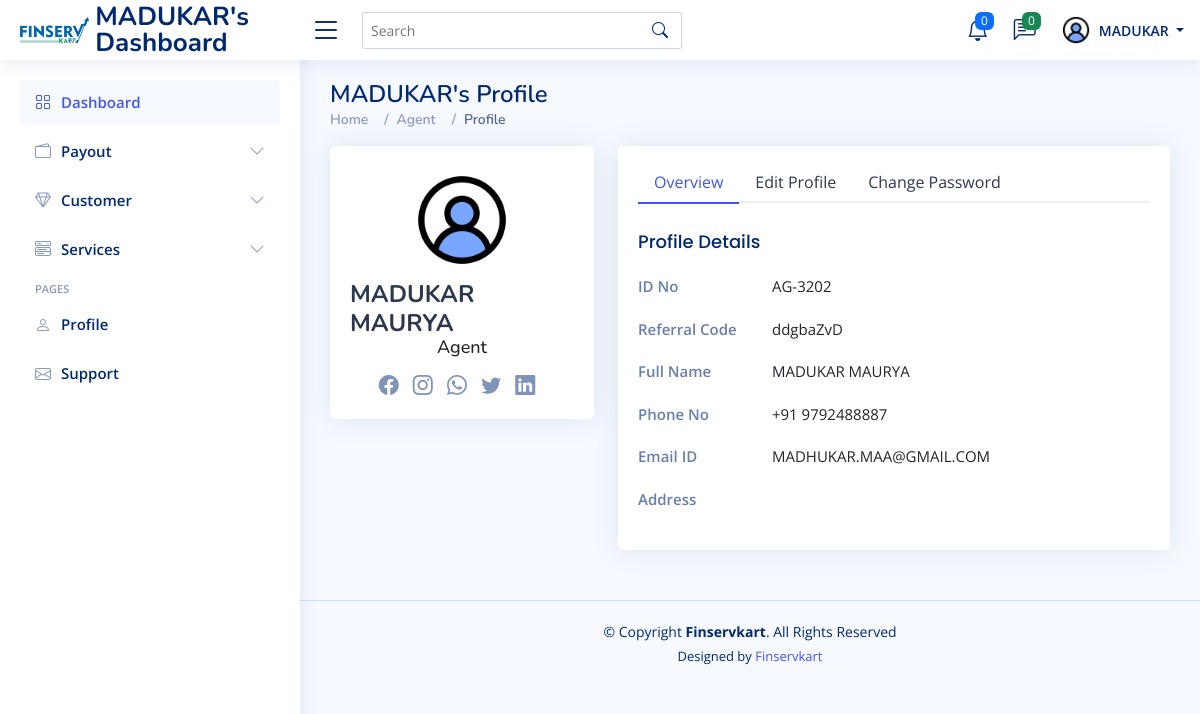
Page /agent/profile.php (signed in) on the committed database.
### tables this page shows
CREATE TABLE `agent` (
  `id` int(11) NOT NULL,
  `AGID` varchar(100) DEFAULT NULL,
  `fname` varchar(100) DEFAULT NULL,
  `lname` varchar(100) DEFAULT NULL,
  `email` varchar(200) DEFAULT NULL,
  `phone` varchar(255) DEFAULT NULL,
  `doc` varchar(255) DEFAULT NULL,
  `password` varchar(20) DEFAULT NULL,
  `referral` varchar(50) DEFAULT NULL,
  `regDate` varchar(50) DEFAULT NULL,
  `AGProfile` varchar(255) DEFAULT NULL,
  `address` varchar(255) DEFAULT NULL,
  `fb` varchar(255) DEFAULT NULL,
  `insta` varchar(255) DEFAULT NULL,
  `linkedin` varchar(255) DEFAULT NULL,
  `twitter` varchar(255) DEFAULT NULL,
  `whatsapp` varchar(255) DEFAULT NULL,
  `IFSE` varchar(100) DEFAULT NULL,
  `bank` varchar(100) DEFAULT NULL,
  `branch` varchar(100) DEFAULT NULL,
  `ACNo` varchar(100) DEFAULT NULL
);

### agent/profile.php (the view, shortened to what this page needs)
<?php session_start();
   include_once('../include/config.php');
   ?>
<!DOCTYPE html>
<html lang="en">
   <head>
      <link href="https://maxcdn.bootstrapcdn.com/bootstrap/4.0.0-beta/css/bootstrap.min.css" rel="stylesheet">
      <link href="assets/vendor/bootstrap/css/bootstrap.min.css" rel="stylesheet">
      <link href="assets/vendor/bootstrap-icons/bootstrap-icons.css" rel="stylesheet">
      <link href="assets/vendor/boxicons/css/boxicons.min.css" rel="stylesheet">
      <link href="assets/vendor/quill/quill.snow.css" rel="stylesheet">
      <link href="assets/vendor/quill/quill.bubble.css" rel="stylesheet">
      <link href="assets/vendor/remixicon/remixicon.css" rel="stylesheet">
      <link href="assets/vendor/simple-datatables/style.css" rel="stylesheet">
      <link href="assets/css/style.css" rel="stylesheet">
      <link rel="stylesheet" href="https://cdnjs.cloudflare.com/ajax/libs/toastr.js/latest/css/toastr.min.css">
   </head>
   <body>
      <?php include("include/header.php"); ?>
      <?php include("include/sider.php"); ?>
      <main id="main" class="main">
         <?php
            $userid=$_SESSION['id'];
            $query=mysqli_query($con,"select * from agent where id='$userid'");
            while($result=mysqli_fetch_array($query))
            { ?>
         <div class="pagetitle">
            <h1><?php echo $result['fname']; ?>'s Profile</h1>
            <nav>
               <ol class="breadcrumb">
                  <li class="breadcrumb-item"><a href="dashboard.php">Home</a></li>
                  <li class="breadcrumb-item">Agent</li>
                  <li class="breadcrumb-item active">Profile</li>
               </ol>
            </nav>
         </div>
         <section class="section profile">
            <div class="row">
               <div class="col-xl-4">
                  <div class="card">
                     <div class="card-body profile-card pt-4 d-flex flex-column align-items-center">
                        <?php $profileImage = empty($result['AGProfile']) ? 'assets/profile/avatar.png' : 'assets/profile/' . $result['AGProfile'];?>
                        <img src="<?php echo $profileImage; ?>" alt="Profile" class="rounded-circle" height="100" width="100" style="object-fit: cover;">
                        <h2><?php echo $result['fname']; ?> <?php echo $result['lname']; ?></h2>
                        <h3>Agent</h3>
                        <div class="social-links mt-2">
                           <a href="<?php echo $result['fb']; ?>" class="facebook"><i class="bi bi-facebook"></i></a>
                           <a href="<?php echo $result['insta']; ?>" class="instagram"><i class="bi bi-instagram"></i></a>
                           <a href="https://wa.me/+91<?php echo $result['whatsapp']; ?>" class="linkedin"><i class="bi bi-whatsapp"></i></a>
                           <a href="<?php echo $result['twitter']; ?>" class="twitter"><i class="bi bi-twitter"></i></a>
                           <a href="<?php echo $result['linkedin']; ?>" class="linkedin"><i class="bi bi-linkedin"></i></a>
                        </div>
                     </div>
                  </div>
               </div>
               <div class="col-xl-8">
                  <div class="card">
                     <div class="card-body pt-3">
                        <ul class="nav nav-tabs nav-tabs-bordered">
                           <li class="nav-item">
                              <button class="nav-link active" data-bs-toggle="tab" data-bs-target="#profile-overview">Overview</button>
                           </li>
                           <li class="nav-item">
                              <button class="nav-link" data-bs-toggle="tab" data-bs-target="#profile-edit">Edit Profile</button>
                           </li>
                           <li class="nav-item">
                              <button class="nav-link" data-bs-toggle="tab" data-bs-target="#profile-change-password">Change Password</button>
                           </li>
                        </ul>
                        <div class="tab-content pt-2">
                           <div class="tab-pane fade show active profile-overview" id="profile-overview">
                              <h5 class="card-title">Profile Details</h5>
                              <div class="row">
                                 <div class="col-lg-3 col-md-4 label">ID No</div>
                                 <div class="col-lg-9 col-md-8"><?php echo $result['AGID']; ?></div>
                              </div>
                              <div class="row">
                                 <div class="col-lg-3 col-md-4 label">Referral Code</div>
                                 <div class="col-lg-9 col-md-8"><?php echo $result['referral']; ?></div>
                              </div>
                              <div class="row">
                                 <div class="col-lg-3 col-md-4 label ">Full Name</div>
                                 <div class="col-lg-9 col-md-8"><?php echo $result['fname']; ?> <?php echo $result['lname']; ?></div>
                              </div>
                              <div class="row">
                                 <div class="col-lg-3 col-md-4 label">Phone No</div>
                                 <div class="col-lg-9 col-md-8">+91 <?php echo $result['phone']; ?></div>
                              </div>
                              <div class="row">
                                 <div class="col-lg-3 col-md-4 label">Email ID</div>
                                 <div class="col-lg-9 col-md-8"><?php echo $result['email']; ?></div>
                              </div>
                              <div class="row">
                                 <div class="col-lg-3 col-md-4 label">Address</div>
                                 <div class="col-lg-9 col-md-8"><?php echo $result['address']; ?></div>
                              </div>
                           </div>
                        </div>
                     </div>
                  </div>
               </div>
            </div>
         </section>
      </main>
      <?php include("include/footer.php"); ?>
   </body>
</html>
<?php } ?>

### agent/include/header.php (shortened to what this page needs)
<?php session_start();
   include_once('../include/config.php');
?>
  <?php
  $userid=$_SESSION['id'];
  $query=mysqli_query($con,"select * from agent where id='$userid'");
  while($result=mysqli_fetch_array($query))
  {?>
  <header id="header" class="header fixed-top d-flex align-items-center">
    <div class="d-flex align-items-center justify-content-between">
      <a href="dashboard.php" class="logo d-flex align-items-center">
        <img src="include/logo.webp" alt="">
        <span class="d-none d-lg-block"><?php echo $result['fname'];?>'s Dashboard</span>
      </a>
      <i class="bi bi-list toggle-sidebar-btn"></i>
    </div>
    <div class="search-bar">
      <form class="search-form d-flex align-items-center" method="POST" action="#">
        <input type="text" name="query" placeholder="Search" title="Enter search keyword">
        <button type="submit" title="Search"><i class="bi bi-search"></i></button>
      </form>
    </div>
    <nav class="header-nav ms-auto">
      <ul class="d-flex align-items-center">
        <li class="nav-item dropdown">
          <a class="nav-link nav-icon" href="#" data-bs-toggle="dropdown">
            <i class="bi bi-bell"></i>
            <span class="badge bg-primary badge-number">0</span>
          </a>
        </li>
        <li class="nav-item dropdown">
          <a class="nav-link nav-icon" href="#" data-bs-toggle="dropdown">
            <i class="bi bi-chat-left-text"></i>
            <span class="badge bg-success badge-number">0</span>
          </a>
        </li>
        <li class="nav-item dropdown pe-3">
          <a class="nav-link nav-profile d-flex align-items-center pe-0" href="#" data-bs-toggle="dropdown">
            <?php $profileImage = empty($result['AGProfile']) ? 'assets/profile/avatar.png' : 'assets/profile/' . $result['AGProfile'];?>
            <img src="<?php echo $profileImage; ?>" alt="Profile" class="rounded-circle" height="30" width="30" style="object-fit: cover;">
            <span class="d-none d-md-block dropdown-toggle ps-2">
            <?php echo $result['fname'];?>
            </span>
          </a>
        </li>
      </ul>
    </nav>
  </header>
  <?php } ?>

### agent/include/footer.php
<footer id="footer" class="footer">
  <div class="copyright">
    &copy; Copyright <strong><span>Finservkart</span></strong>. All Rights Reserved
  </div>
  <div class="credits">
    Designed by <a href="">Finservkart</a>
  </div>
</footer>

### agent/assets/css/style.css (style rules this page uses)
:root { scroll-behavior: smooth; }
body { font-family: "Open Sans", sans-serif; background: #f6f9ff; color: #444444; }
a { color: #4154f1; text-decoration: none; }
h1, h2, h3, h4, h5, h6 { font-family: "Nunito", sans-serif; }
#main { margin-top: 60px; padding: 20px 30px; transition: all 0.3s; }
.pagetitle { margin-bottom: 10px; }
.pagetitle h1 { font-size: 24px; margin-bottom: 0; font-weight: 600; color: #012970; }
.card { margin-bottom: 30px; border: none; border-radius: 5px; box-shadow: 0px 0 30px rgba(1, 41, 112, 0.1); }
.card-title { padding: 20px 0 15px 0; font-size: 18px; font-weight: 500; color: #012970; font-family: "Poppins", sans-serif; }
.card-body { padding: 0 20px 20px 20px; }
.breadcrumb { font-size: 14px; font-family: "Nunito", sans-serif; color: #899bbd; font-weight: 600; }
.breadcrumb a { color: #899bbd; transition: 0.3s; }
.breadcrumb .breadcrumb-item::before { color: #899bbd; }
.breadcrumb .active { color: #51678f; font-weight: 600; }
.nav-tabs-bordered { border-bottom: 2px solid #ebeef4; }
.nav-tabs-bordered .nav-link { margin-bottom: -2px; border: none; color: #2c384e; }
.nav-tabs-bordered .nav-link.active { background-color: #fff; color: #4154f1; border-bottom: 2px solid #4154f1; }
.logo { line-height: 1; }
@media (min-width: 1200px) { .logo { width: 280px; } }
.logo img { max-height: 26px; margin-right: 6px; }
.logo span { font-size: 26px; font-weight: 700; color: #012970; font-family: "Nunito", sans-serif; }
.header { transition: all 0.5s; z-index: 997; height: 60px; box-shadow: 0px 2px 20px rgba(1, 41, 112, 0.1); background-color: #fff; padding-left: 20px; }
.header .toggle-sidebar-btn { font-size: 32px; padding-left: 10px; cursor: pointer; color: #012970; }
.header .search-bar { min-width: 360px; padding: 0 20px; }
.header .search-form { width: 100%; }
.header .search-form input { border: 0; font-size: 14px; color: #012970; border: 1px solid rgba(1, 41, 112, 0.2); padding: 7px 38px 7px 8px; border-radius: 3px; transition: 0.3s; width: 100%; }
.header .search-form button { border: 0; padding: 0; margin-left: -30px; background: none; }
.header .search-form button i { color: #012970; }
.header-nav ul { list-style: none; }
.header-nav>ul { margin: 0; padding: 0; }
.header-nav .nav-icon { font-size: 22px; color: #012970; margin-right: 25px; position: relative; }
.header-nav .nav-profile { color: #012970; }
.header-nav .nav-profile img { max-height: 36px; }
.header-nav .nav-profile span { font-size: 14px; font-weight: 600; }
.header-nav .badge-number { position: absolute; inset: -2px -5px auto auto; font-weight: normal; font-size: 12px; padding: 3px 6px; }
@media (min-width: 1200px) { #main, #footer { margin-left: 300px; } }
.profile .profile-card img { max-width: 120px; }
.profile .profile-card h2 { font-size: 24px; font-weight: 700; color: #2c384e; margin: 10px 0 0 0; }
.profile .profile-card h3 { font-size: 18px; }
.profile .profile-card .social-links a { font-size: 20px; display: inline-block; color: rgba(1, 41, 112, 0.5); line-height: 0; margin-right: 10px; transition: 0.3s; }
.profile .profile-overview .row { margin-bottom: 20px; font-size: 15px; }
.profile .profile-overview .card-title { color: #012970; }
.profile .profile-overview .label { font-weight: 600; color: rgba(1, 41, 112, 0.6); }
.footer { padding: 20px 0; font-size: 14px; transition: all 0.3s; border-top: 1px solid #cddfff; }
.footer .copyright { text-align: center; color: #012970; }
.footer .credits { padding-top: 5px; text-align: center; font-size: 13px; color: #012970; }

### rows in the picture
agent: fname "MADUKAR", AGProfile (placeholder picture), lname "MAURYA", AGID "AG-3202", referral "ddgbaZvD", phone "9792488887", email "MADHUKAR.MAA@GMAIL.COM"
